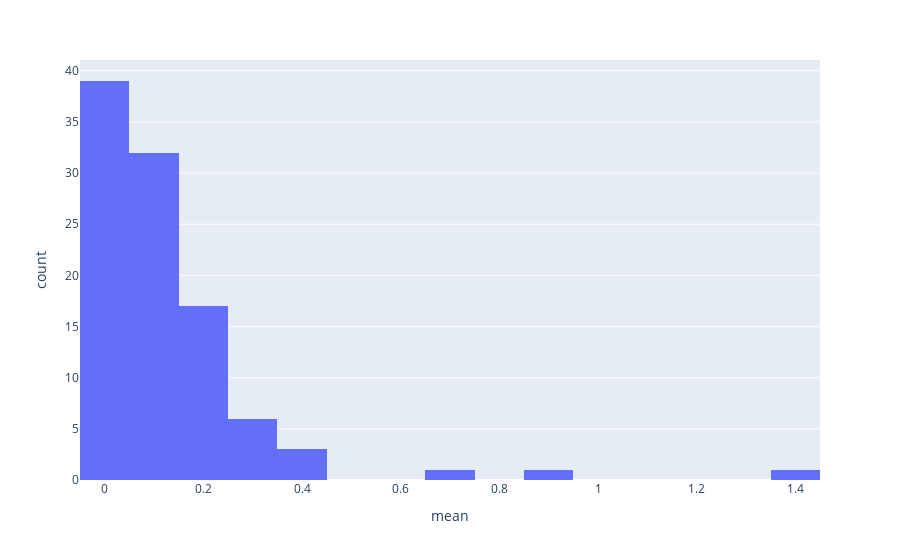

Notebook code cell kept with this figure:
### Markdown cell above
### Deaths Distribution
This histogram shows the distribution of mean new daily deaths across a state. All values are rounded to the nearest 10th. Each bin is .1 wide. 

The shape of the graph implies a **Geometric Distribution**

### Code cell
deaths_plot.show()

### Figure 1 — Plotly figure (JSON) as saved in the notebook; plotly's stock layout.template omitted (floating-point values rounded to 4 significant figures)
{"data": [{"alignmentgroup": "True", "bingroup": "x", "hovertemplate": "mean=%{x}<br>count=%{y}<extra></extra>", "legendgroup": "", "marker": {"color": "#636efa"}, "name": "", "offsetgroup": "", "orientation": "v", "showlegend": false, "type": "histogram", "x": [0.2, 0, 0, 0, 0, 0, 0.1, 0, 0.1, 0.1, 0.3, 0.1, 0.2, 0.1, 0, 0, 0, 0.2, 0.2, 0, 0, 0, 0.2, 0.2, 0.1, 0.3, 0, 0, 0.1, 0, 0.2, 0.4, 0.2, 0.4, 0.1, 0.3, 0, 0, 0.2, 0, 0.7, 0.1, 0.2, 0.1, 0.3, 0.1, 0.1, 0, 0.1, 0, 0.2, 0, 0.1, 0.1, 0.1, 0.1, 0, 0, 0, 1.4, 0, 0.1, 0.1, 0.1, 0.1, 0.1, 0.1, 0.2, 0, 0.1, 0, 0, 0, 0.1, 0, 0.2, 0.1, 0.3, 0.1, 0.4, 0.1, 0.1, 0.1, 0.2, 0, 0.1, 0, 0, 0, 0.2, 0.2, 0.9, 0, 0, 0, 0.3, 0.1, 0.2, 0, 0], "xaxis": "x", "yaxis": "y"}], "layout": {"barmode": "relative", "legend": {"tracegroupgap": 0}, "margin": {"t": 60}, "xaxis": {"anchor": "y", "domain": [0, 1], "title": {"text": "mean"}}, "yaxis": {"anchor": "x", "domain": [0, 1], "title": {"text": "count"}}}}
